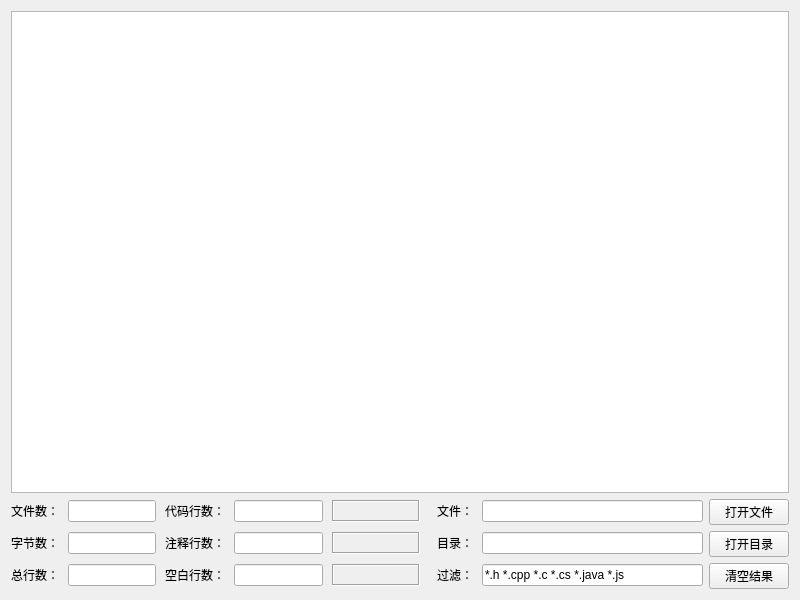
<?xml version="1.0" encoding="UTF-8"?>
<ui version="4.0">
 <class>HCodeCountWidget</class>
 <widget class="QWidget" name="HCodeCountWidget">
  <property name="geometry">
   <rect>
    <x>0</x>
    <y>0</y>
    <width>800</width>
    <height>600</height>
   </rect>
  </property>
  <property name="windowTitle">
   <string>Form</string>
  </property>
  <layout class="QGridLayout" name="gridLayout">
   <item row="1" column="0" rowspan="3">
    <layout class="QGridLayout" name="gridLayout_3" columnstretch="1,2,1,2,2,1,5">
     <property name="spacing">
      <number>9</number>
     </property>
     <item row="0" column="0">
      <widget class="QLabel" name="label_01">
       <property name="text">
        <string>文件数：</string>
       </property>
       <property name="alignment">
        <set>Qt::AlignRight|Qt::AlignTrailing|Qt::AlignVCenter</set>
       </property>
      </widget>
     </item>
     <item row="0" column="1">
      <widget class="QLineEdit" name="lineEdit_01">
       <property name="alignment">
        <set>Qt::AlignCenter</set>
       </property>
       <property name="readOnly">
        <bool>true</bool>
       </property>
      </widget>
     </item>
     <item row="0" column="2">
      <widget class="QLabel" name="label_04">
       <property name="text">
        <string>代码行数：</string>
       </property>
       <property name="alignment">
        <set>Qt::AlignRight|Qt::AlignTrailing|Qt::AlignVCenter</set>
       </property>
      </widget>
     </item>
     <item row="0" column="3">
      <widget class="QLineEdit" name="lineEdit_04">
       <property name="alignment">
        <set>Qt::AlignCenter</set>
       </property>
       <property name="readOnly">
        <bool>true</bool>
       </property>
      </widget>
     </item>
     <item row="0" column="4">
      <widget class="QLabel" name="label_11">
       <property name="minimumSize">
        <size>
         <width>60</width>
         <height>0</height>
        </size>
       </property>
       <property name="frameShape">
        <enum>QFrame::Box</enum>
       </property>
       <property name="frameShadow">
        <enum>QFrame::Sunken</enum>
       </property>
       <property name="text">
        <string/>
       </property>
       <property name="alignment">
        <set>Qt::AlignCenter</set>
       </property>
      </widget>
     </item>
     <item row="0" column="5">
      <widget class="QLabel" name="label_07">
       <property name="text">
        <string>文件：</string>
       </property>
       <property name="alignment">
        <set>Qt::AlignRight|Qt::AlignTrailing|Qt::AlignVCenter</set>
       </property>
      </widget>
     </item>
     <item row="0" column="6">
      <widget class="QLineEdit" name="lineEdit_07">
       <property name="readOnly">
        <bool>true</bool>
       </property>
      </widget>
     </item>
     <item row="1" column="0">
      <widget class="QLabel" name="label_02">
       <property name="text">
        <string>字节数：</string>
       </property>
       <property name="alignment">
        <set>Qt::AlignRight|Qt::AlignTrailing|Qt::AlignVCenter</set>
       </property>
      </widget>
     </item>
     <item row="1" column="1">
      <widget class="QLineEdit" name="lineEdit_02">
       <property name="alignment">
        <set>Qt::AlignCenter</set>
       </property>
       <property name="readOnly">
        <bool>true</bool>
       </property>
      </widget>
     </item>
     <item row="1" column="2">
      <widget class="QLabel" name="label_05">
       <property name="text">
        <string>注释行数：</string>
       </property>
       <property name="alignment">
        <set>Qt::AlignRight|Qt::AlignTrailing|Qt::AlignVCenter</set>
       </property>
      </widget>
     </item>
     <item row="1" column="3">
      <widget class="QLineEdit" name="lineEdit_05">
       <property name="alignment">
        <set>Qt::AlignCenter</set>
       </property>
       <property name="readOnly">
        <bool>true</bool>
       </property>
      </widget>
     </item>
     <item row="1" column="4">
      <widget class="QLabel" name="label_12">
       <property name="minimumSize">
        <size>
         <width>60</width>
         <height>0</height>
        </size>
       </property>
       <property name="frameShape">
        <enum>QFrame::Box</enum>
       </property>
       <property name="frameShadow">
        <enum>QFrame::Sunken</enum>
       </property>
       <property name="text">
        <string/>
       </property>
       <property name="alignment">
        <set>Qt::AlignCenter</set>
       </property>
      </widget>
     </item>
     <item row="1" column="5">
      <widget class="QLabel" name="label_08">
       <property name="text">
        <string>目录：</string>
       </property>
       <property name="alignment">
        <set>Qt::AlignRight|Qt::AlignTrailing|Qt::AlignVCenter</set>
       </property>
      </widget>
     </item>
     <item row="1" column="6">
      <widget class="QLineEdit" name="lineEdit_08">
       <property name="readOnly">
        <bool>true</bool>
       </property>
      </widget>
     </item>
     <item row="2" column="0">
      <widget class="QLabel" name="label_03">
       <property name="text">
        <string>总行数：</string>
       </property>
       <property name="alignment">
        <set>Qt::AlignRight|Qt::AlignTrailing|Qt::AlignVCenter</set>
       </property>
      </widget>
     </item>
     <item row="2" column="1">
      <widget class="QLineEdit" name="lineEdit_03">
       <property name="alignment">
        <set>Qt::AlignCenter</set>
       </property>
       <property name="readOnly">
        <bool>true</bool>
       </property>
      </widget>
     </item>
     <item row="2" column="2">
      <widget class="QLabel" name="label_06">
       <property name="text">
        <string>空白行数：</string>
       </property>
       <property name="alignment">
        <set>Qt::AlignRight|Qt::AlignTrailing|Qt::AlignVCenter</set>
       </property>
      </widget>
     </item>
     <item row="2" column="3">
      <widget class="QLineEdit" name="lineEdit_06">
       <property name="alignment">
        <set>Qt::AlignCenter</set>
       </property>
       <property name="readOnly">
        <bool>true</bool>
       </property>
      </widget>
     </item>
     <item row="2" column="4">
      <widget class="QLabel" name="label_13">
       <property name="minimumSize">
        <size>
         <width>60</width>
         <height>0</height>
        </size>
       </property>
       <property name="frameShape">
        <enum>QFrame::Box</enum>
       </property>
       <property name="frameShadow">
        <enum>QFrame::Sunken</enum>
       </property>
       <property name="text">
        <string/>
       </property>
       <property name="alignment">
        <set>Qt::AlignCenter</set>
       </property>
      </widget>
     </item>
     <item row="2" column="5">
      <widget class="QLabel" name="label_09">
       <property name="text">
        <string>过滤：</string>
       </property>
       <property name="alignment">
        <set>Qt::AlignRight|Qt::AlignTrailing|Qt::AlignVCenter</set>
       </property>
      </widget>
     </item>
     <item row="2" column="6">
      <widget class="QLineEdit" name="lineEdit_09">
       <property name="text">
        <string>*.h *.cpp *.c *.cs *.java *.js</string>
       </property>
      </widget>
     </item>
    </layout>
   </item>
   <item row="1" column="1">
    <widget class="QPushButton" name="pushButton_1">
     <property name="text">
      <string>打开文件</string>
     </property>
    </widget>
   </item>
   <item row="2" column="1">
    <widget class="QPushButton" name="pushButton_2">
     <property name="text">
      <string>打开目录</string>
     </property>
    </widget>
   </item>
   <item row="3" column="1">
    <widget class="QPushButton" name="pushButton_3">
     <property name="text">
      <string>清空结果</string>
     </property>
    </widget>
   </item>
   <item row="0" column="0" colspan="2">
    <widget class="QTableWidget" name="tableWidget">
     <property name="alternatingRowColors">
      <bool>true</bool>
     </property>
    </widget>
   </item>
  </layout>
 </widget>
 <resources/>
 <connections/>
</ui>
